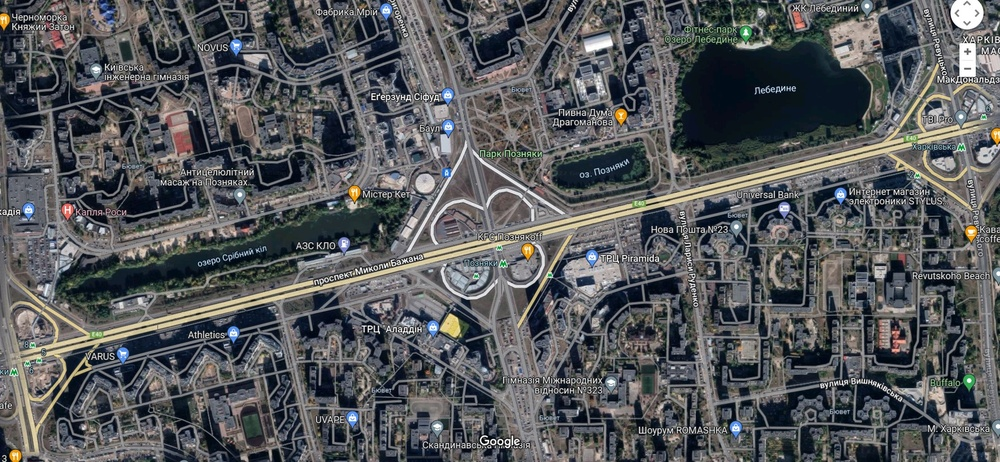
#> input picture input_data/etalon.jpg, 1000 x 462 px, shrunk from 1899 x 877 before the run, found by its file name
$ python main.py
#> lines starting #> are read from the running program, lines starting #| are printed output that depends on the picture; after the words box and inside, x2 and y2 are one past the last pixel; in counts of white or black regions, pixels touching at a corner belong together
import numpy as np
import cv2
from matplotlib import pyplot as plt
from scipy import ndimage

def Segment_Otsu(FileIm):
    img = cv2.imread(FileIm)
    b, g, r = cv2.split(img)
    rgb_img = cv2.merge([r, g, b])
    gray = cv2.cvtColor(img, cv2.COLOR_BGR2GRAY)
    ret, thresh = cv2.threshold(gray, 0, 255, cv2.THRESH_BINARY_INV + cv2.THRESH_OTSU)
    kernel = np.ones((2, 2), np.uint8)
    closing = cv2.morphologyEx(thresh, cv2.MORPH_CLOSE, kernel, iterations=2)
    sure_bg = cv2.dilate(closing, kernel, iterations=3)
    dist_transform = cv2.distanceTransform(sure_bg, cv2.DIST_L2, 3)
    ret, sure_fg = cv2.threshold(dist_transform, 0.1 * dist_transform.max(), 255, 0)
    sure_fg = np.uint8(sure_fg)
    unknown = cv2.subtract(sure_bg, sure_fg)
    ret, markers = cv2.connectedComponents(sure_fg)
    markers = markers + 1
    markers[unknown == 255] = 0
    markers = cv2.watershed(img, markers)
    img[markers == -1] = [255, 0, 0]
    plt.subplot(121), plt.imshow(rgb_img)
    plt.title('Input Image'), plt.xticks([]), plt.yticks([])
    plt.subplot(122), plt.imshow(thresh, 'gray')
    cv2.imwrite("output_data\segmentOTSU.jpg", thresh)
    plt.title("Otsu's binary threshold"), plt.xticks([]), plt.yticks([])
    plt.tight_layout()
    plt.show()
    return

def Segment_Robert(FileIm):
    roberts_cross_v = np.array([[1, 0], [0, -1]])
    roberts_cross_h = np.array([[0, 1], [-1, 0]])
    img = cv2.imread(FileIm, 0).astype('float64')
    img /= 255.0
    img_rbg = cv2.imread(FileIm)
    b, g, r = cv2.split(img_rbg)
    rgb_img = cv2.merge([r, g, b])
    vertical = ndimage.convolve(img, roberts_cross_v)
    horizontal = ndimage.convolve(img, roberts_cross_h)
    edged_img = np.sqrt(np.square(horizontal) + np.square(vertical))
    edged_img *= 255
    plt.subplot(121), plt.imshow(rgb_img)
    plt.title('Input Image'), plt.xticks([]), plt.yticks([])
    plt.subplot(122), plt.imshow(edged_img, 'gray')
    cv2.imwrite("output_data\segmentRobert.jpg", edged_img)
    plt.title("Robert operator"), plt.xticks([]), plt.yticks([])
    plt.tight_layout()
    plt.show()
    return

def Segment_kmeans(FileIm):
    img = cv2.imread(FileIm)
    img_rbg = cv2.imread(FileIm)
    b, g, r = cv2.split(img_rbg)
    rgb_img = cv2.merge([r, g, b])
    img = cv2.cvtColor(img, cv2.COLOR_BGR2RGB)
    twoDimage = img.reshape((-1, 3))
    twoDimage = np.float32(twoDimage)
    criteria = (cv2.TERM_CRITERIA_EPS + cv2.TERM_CRITERIA_MAX_ITER, 10, 1.0)
    K = 2
    attempts = 10
    ret, label, center = cv2.kmeans(twoDimage, K, None, criteria, attempts, cv2.KMEANS_PP_CENTERS)
    center = np.uint8(center)
    res = center[label.flatten()]
    edged_img = res.reshape((img.shape))
    plt.subplot(121), plt.imshow(rgb_img)
    plt.title('Input Image'), plt.xticks([]), plt.yticks([])
    plt.subplot(122), plt.imshow(edged_img, 'gray')
    cv2.imwrite("output_data\segmentKmeans.jpg", edged_img)
    plt.title("kmeans operator"), plt.xticks([]), plt.yticks([])
    plt.tight_layout()
    plt.show()
    return

Segment_Otsu(r'input_data\etalon.jpg')
#> in Segment_Otsu, img is the input picture: shape (462, 1000, 3); mean B, G, R 90.4, 88.1, 85.9
#> in Segment_Otsu, `ret, thresh = cv2.threshold(gray, 0, 255, cv2.THRESH_BINARY_INV + cv2...`:
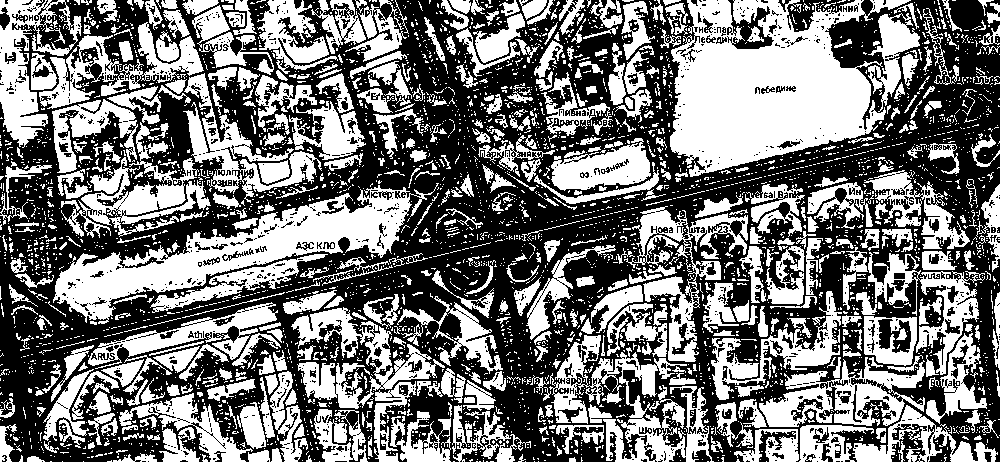
#> thresh: shape (462, 1000); 46.4% white; 4167 white regions (3630 under 20 px), largest, box (x1, y1, x2, y2) and area: (670, 0, 911, 177) 24753, (53, 183, 439, 324) 14470, (549, 335, 714, 462) 7108
#> in Segment_Otsu, `ret, thresh = cv2.threshold(gray, 0, 255, cv2.THRESH_BINARY_INV + cv2...`: ret = 84
#> in Segment_Otsu, `closing = cv2.morphologyEx(thresh, cv2.MORPH_CLOSE, kernel, iterations..`: closing: shape (462, 1000); 58% white; 974 black regions (490 under 20 px), largest, box (x1, y1, x2, y2) and area: (0, 0, 1000, 462) 105137, (491, 384, 609, 462) 3857, (143, 353, 266, 446) 3406
#> in Segment_Otsu, `sure_bg = cv2.dilate(closing, kernel, iterations=3)`: sure_bg: shape (462, 1000); 83.5% white; 1320 black regions (997 under 20 px), largest, box (x1, y1, x2, y2) and area: (383, 0, 1000, 273) 17421, (0, 256, 326, 462) 7652, (328, 244, 526, 323) 3735
#> in Segment_Otsu, `ret, sure_fg = cv2.threshold(dist_transform, 0.1 * dist_transform.max(..`: sure_fg: shape (462, 1000) float32; 34.1% white; 280 white regions (182 under 20 px), largest, box (x1, y1, x2, y2) and area: (0, 0, 431, 233) 33122, (660, 0, 921, 176) 26897, (61, 194, 417, 324) 15790
#> in Segment_Otsu, `ret, sure_fg = cv2.threshold(dist_transform, 0.1 * dist_transform.max(..`: ret = 5.9
#> in Segment_Otsu, `unknown = cv2.subtract(sure_bg, sure_fg)`: unknown: shape (462, 1000); 49.3% white; 184 white regions (48 under 20 px), largest, box (x1, y1, x2, y2) and area: (0, 0, 1000, 462) 190415, (26, 0, 208, 109) 7372, (792, 0, 913, 81) 3038
#> in Segment_Otsu, `ret, markers = cv2.connectedComponents(sure_fg)`:
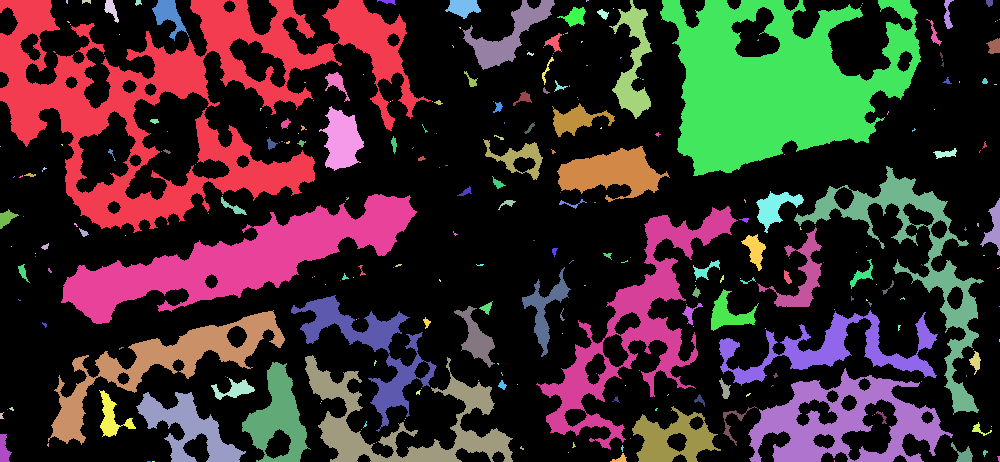
#> markers: shape (462, 1000) int32; 281 distinct labels, from 0 to 280; one colour per label, 0 black
#> in Segment_Otsu, `ret, markers = cv2.connectedComponents(sure_fg)`: ret = 281
#> in Segment_Otsu, `markers = markers + 1`: markers: shape (462, 1000) int32; 281 distinct labels, from 1 to 281
#> in Segment_Otsu, `markers[unknown == 255] = 0`: markers: shape (462, 1000) int32; 282 distinct labels, from 0 to 281
#> in Segment_Otsu, `markers = cv2.watershed(img, markers)`: markers: shape (462, 1000) int32; 277 distinct labels, from -1 to 281
#> in Segment_Otsu, `img[markers == -1] = [255, 0, 0]`: img: shape (462, 1000, 3); 6.55% of pixels changed, all inside (x1, y1, x2, y2) = (0, 0, 1000, 462)
Segment_Otsu(r'input_data\operativniy.jpg')
#> call 2 of Segment_Otsu, with FileIm = 'input_data\\operativniy.jpg'
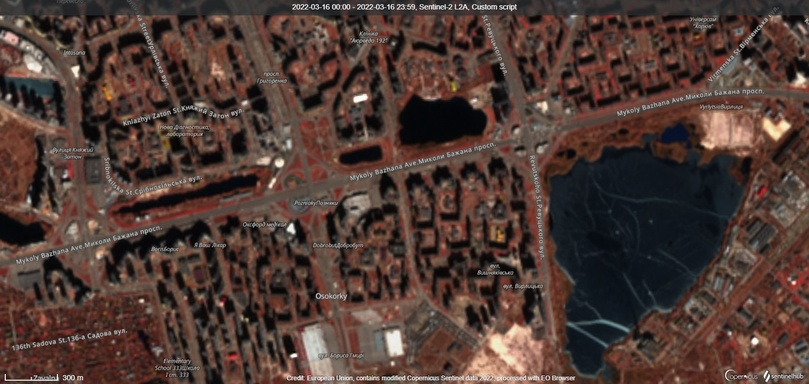
#> input picture input_data/operativniy.jpg, 809 x 384 px, shrunk from 1536 x 730 before the run, found by its file name
#> in Segment_Otsu, img is the input picture: shape (384, 809, 3); mean B, G, R 52.7, 59.2, 79.3
#> in Segment_Otsu (call 2), `ret, thresh = cv2.threshold(gray, 0, 255, cv2.THRESH_BINARY_INV + cv2...`:
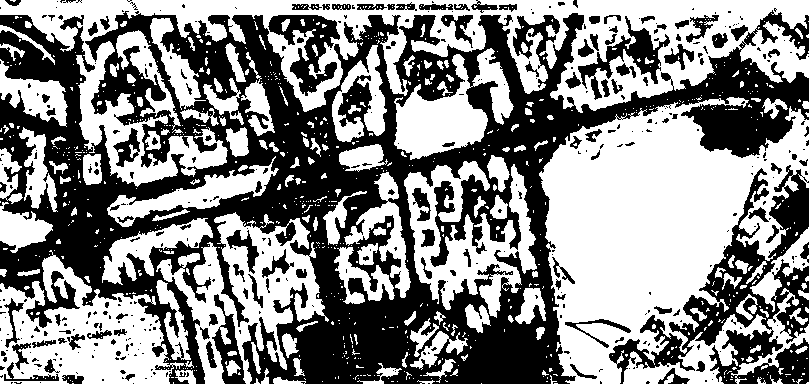
#> thresh: shape (384, 809); 53.4% white; 414 black regions (294 under 20 px), largest, box (x1, y1, x2, y2) and area: (0, 10, 809, 384) 113881, (609, 165, 809, 384) 13202, (268, 15, 340, 96) 2502
#> in Segment_Otsu (call 2), `ret, thresh = cv2.threshold(gray, 0, 255, cv2.THRESH_BINARY_INV + cv2...`: ret = 66
#> in Segment_Otsu (call 2), `closing = cv2.morphologyEx(thresh, cv2.MORPH_CLOSE, kernel, iterations..`: closing: shape (384, 809); 56.6% white; 346 black regions (151 under 20 px), largest, box (x1, y1, x2, y2) and area: (0, 15, 809, 384) 91415, (671, 227, 781, 347) 3820, (271, 17, 342, 94) 2437
#> in Segment_Otsu (call 2), `sure_bg = cv2.dilate(closing, kernel, iterations=3)`: sure_bg: shape (384, 809); 75.4% white; 470 black regions (310 under 20 px), largest, box (x1, y1, x2, y2) and area: (282, 18, 809, 384) 27637, (0, 20, 388, 300) 21254, (691, 105, 795, 159) 2967
#> in Segment_Otsu (call 2), `ret, sure_fg = cv2.threshold(dist_transform, 0.1 * dist_transform.max(..`:
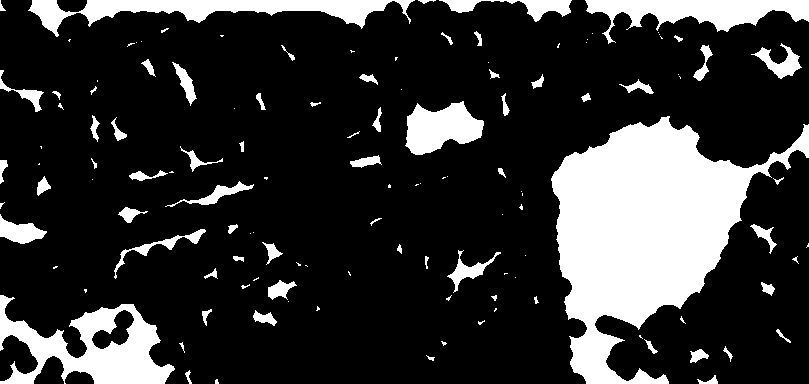
#> sure_fg: shape (384, 809) float32; 19.9% white; 127 white regions (60 under 20 px), largest, box (x1, y1, x2, y2) and area: (551, 116, 809, 384) 32286, (0, 295, 175, 384) 7187, (28, 0, 415, 37) 5289
#> in Segment_Otsu (call 2), `ret, sure_fg = cv2.threshold(dist_transform, 0.1 * dist_transform.max(..`: ret = 9.14
#> in Segment_Otsu (call 2), `unknown = cv2.subtract(sure_bg, sure_fg)`: unknown: shape (384, 809); 55.5% white; 597 black regions (370 under 20 px), largest, box (x1, y1, x2, y2) and area: (551, 116, 809, 384) 32286, (282, 18, 809, 384) 27637, (0, 20, 388, 300) 21254
#> in Segment_Otsu (call 2), `ret, markers = cv2.connectedComponents(sure_fg)`: markers: shape (384, 809) int32; 128 distinct labels, from 0 to 127
#> in Segment_Otsu (call 2), `ret, markers = cv2.connectedComponents(sure_fg)`: ret = 128
#> in Segment_Otsu (call 2), `markers = markers + 1`: markers: shape (384, 809) int32; 128 distinct labels, from 1 to 128
#> in Segment_Otsu (call 2), `markers[unknown == 255] = 0`: markers: shape (384, 809) int32; 129 distinct labels, from 0 to 128
#> in Segment_Otsu (call 2), `markers = cv2.watershed(img, markers)`:
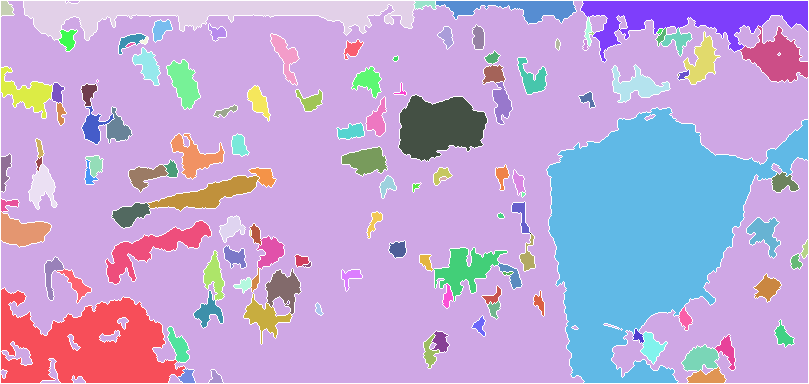
#> markers: shape (384, 809) int32; 130 distinct labels, from -1 to 128; one colour per label, 0 black, -1 white
#> in Segment_Otsu (call 2), `img[markers == -1] = [255, 0, 0]`: img: shape (384, 809, 3); 4.69% of pixels changed, all inside (x1, y1, x2, y2) = (0, 0, 809, 384)
Segment_Robert('input_data\etalon.jpg')
#> in Segment_Robert, `edged_img = np.sqrt(np.square(horizontal) + np.square(vertical))`:
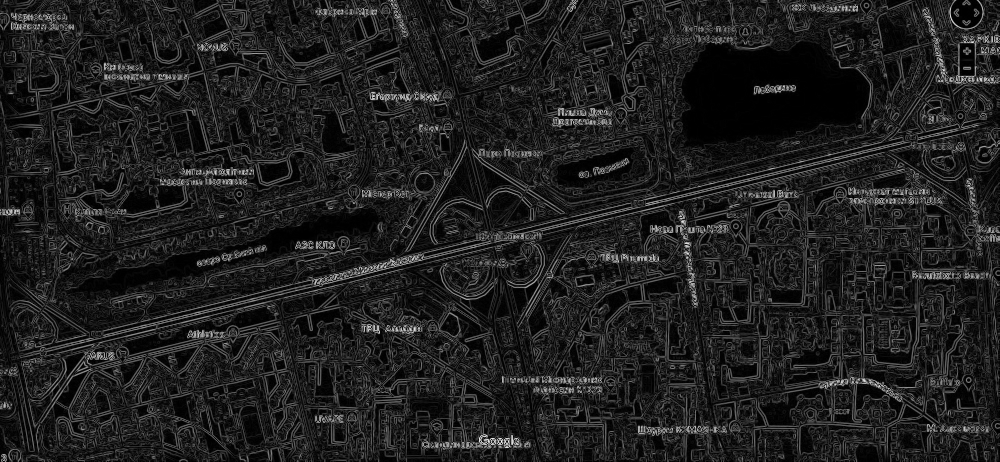
#> edged_img: shape (462, 1000) float64; min 0, max 1.24, mean 0.156; drawn with min black and max white
Segment_Robert('input_data\operativniy.jpg')
Segment_kmeans('input_data\etalon.jpg')
#> in Segment_kmeans, `ret, label, center = cv2.kmeans(twoDimage, K, None, criteria, attempts..`: ret = 1.22e+09; center = [[128.4, 127.1, 126.5], [37.72, 43.88, 49.49]]
#> in Segment_kmeans, `center = np.uint8(center)`: center = [[128, 127, 126], [37, 43, 49]]
Segment_kmeans('input_data\operativniy.jpg')
